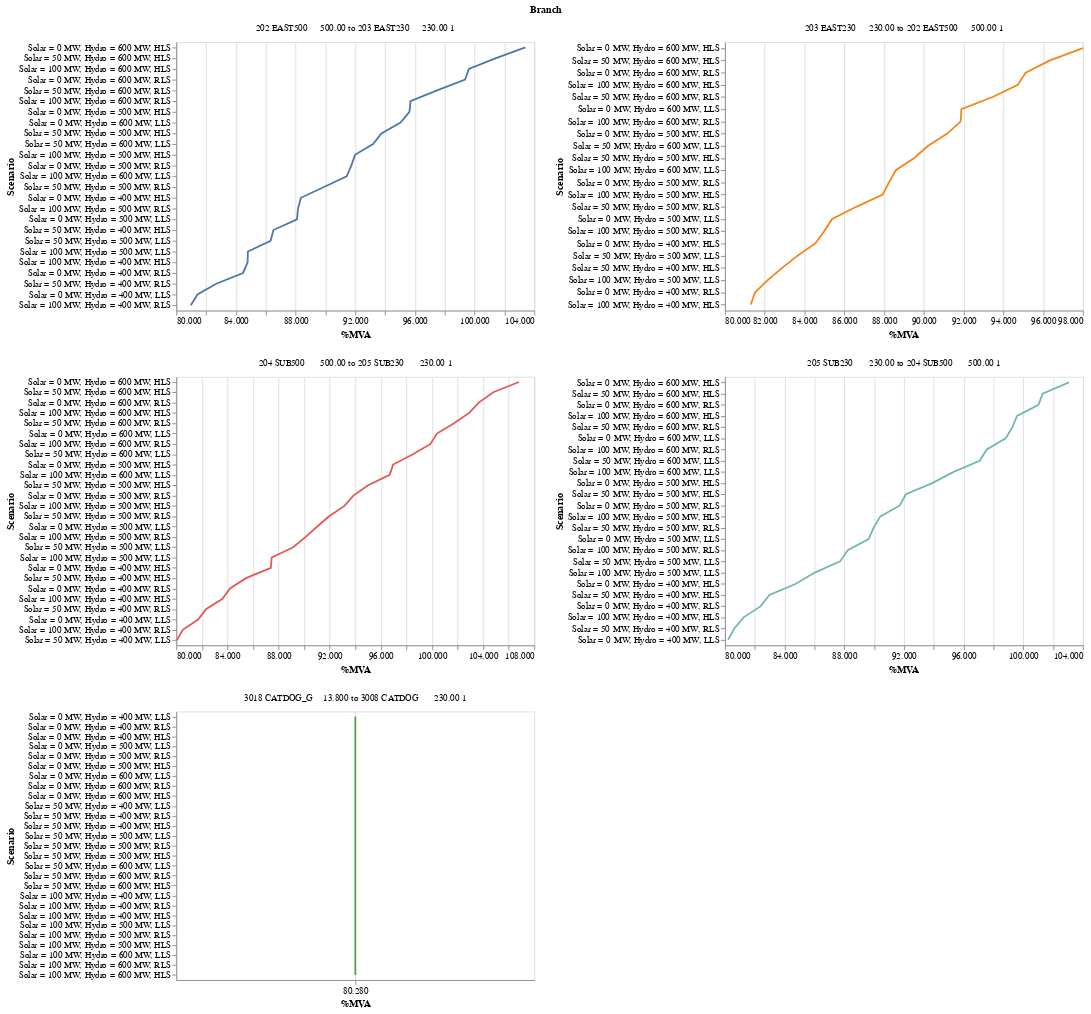

Write notebook code for a chart like this one.
### Markdown cell above
##### Transformer branch overload plot

### Code cell
alt.Chart(transformer_overload).mark_line().encode(
    alt.X('%MVA', axis=alt.Axis(format='.3f'),scale=alt.Scale(zero=False)),
    alt.Y('Scenario', sort='-x'),
    alt.Color('Branch', legend=None)).properties(height = 300, width =400).facet('Branch',columns=2).resolve_scale(x='independent', y = 'independent')
